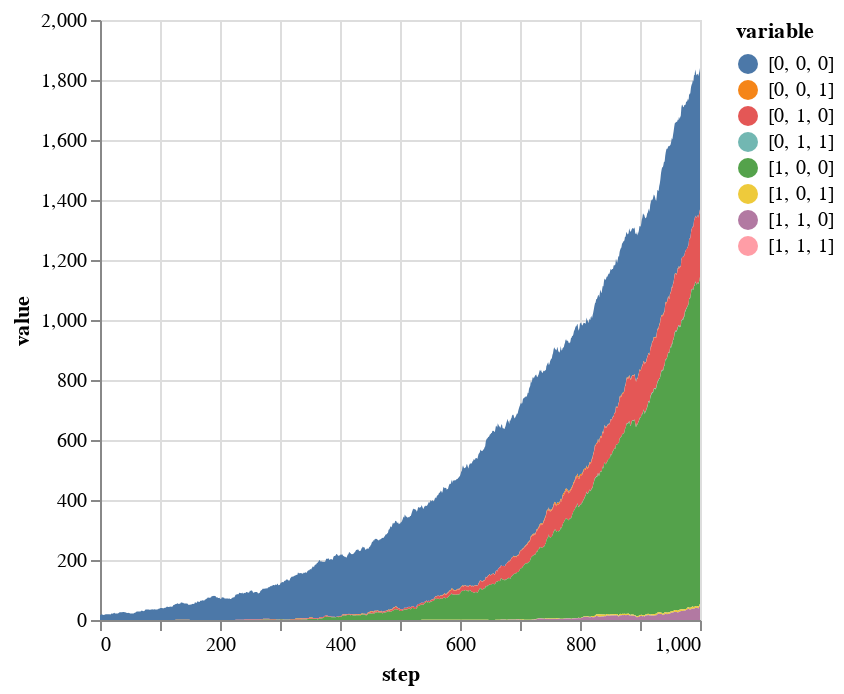

Notebook source saved alongside this figure:
### Code cell
#And lastly we can make plots of both the total number of cells of each genotype
genotypes = [string(reverse(digits(i, base=2, pad=ngenes))) for i in 0:((2^ngenes)-1)]
stacked = stack(data,genotypes)

stacked |>
@vlplot(:area, x=:step, y={:value, stack=:zero}, color="variable:n")

### Figure 1 — Vega-Lite specification as saved in the notebook (floating-point values rounded to 4 significant figures; data arrays with more than 128 entries replaced by an {"elided": "..."} marker saying what was removed)
{"data": {"values": {"elided": "8008 records"}}, "encoding": {"color": {"field": "variable", "type": "nominal"}, "x": {"field": "step", "type": "quantitative"}, "y": {"field": "value", "stack": "zero", "type": "quantitative"}}, "mark": "area"}
